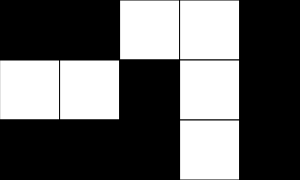
Frame 1 (no input)
Frame 60 (no input): identical to frame 1, image omitted
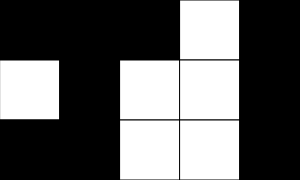
Frame 120 (the mouse pressed at the canvas centre since frame 60)

The p5.js sketch that drew these frames (run headless with seeded random() and noise() and a simulated clock; from frame 60 on, the mouse is pressed at the canvas centre):

// p5.js sketch
// ── sketch.js
// 2D Array Basics
// Maheen Shahid
// April , 2025

// 0- black     255- white
let grid =[
[0, 0, 255, 255,   0],
[255, 255, 0, 255, 0],
[0,  0,  0,  255,  0]
];

let squareSize = 60;
const NUM_ROWS = 3;
const NUM_COLS = 5;


function renderGrid(){
  // interpret the information in the 2D Array, and draw
  // a grid of colors on the screen to reflect it.
  for(let y = 0; y < NUM_ROWS; y++){
    for(let x = 0; x < NUM_COLS; x++){
      let fillColor = grid[y][x];
      fill(fillColor);
      square(x*squareSize, y*squareSize, squareSize);
    }
  }
}

function setup() {
  createCanvas(NUM_COLS * squareSize, NUM_ROWS * squareSize);
}

function getCurrentY(){
  //determine the current row of the mouse position
  let constrainedY = constrain(mouseY, 0, height-1); 
  //constrains if its above width (will return width) or below 0 (will return 0), it will return the either the max or the min
  return floor(constrainedY / squareSize);
}

function getCurrentX(){
  let constrainedX = constrain(mouseX, 0, width-1);
  return floor(constrainedX / squareSize);
}

function mousePressed(){
  //flip current tile to a random grayscale value
  // only do something if mouseX/mouseY are on the canvas.
    let x = getCurrentX();
    let y = getCurrentY();
   // grid[y][x] = floor(random(255));

   // always: flip the "current" tile
  flip(x,y);

   //sometimes: (depending on position) flip the neighbours  
   if(y > 0){
    flip(x, y-1);  //NORTH
   }  
   if(x > 0){
    flip(x- 1, y);  //WEST
   }
   if( x < NUM_ROWS - 1){  //EAST
    flip( x+ 1, y);
   }
   if( y < NUM_COLS-1){  //SOUTH
    flip(x, y+1);  
   }
  }

function flip(x, y){
  // take a tile and invert its value
  if(grid[y][x] === 0){
    grid[y][x] = 255;
  }
  else{
    grid[y][x] = 0;
  }
}

function draw() {
  background(220);
  renderGrid();
}
